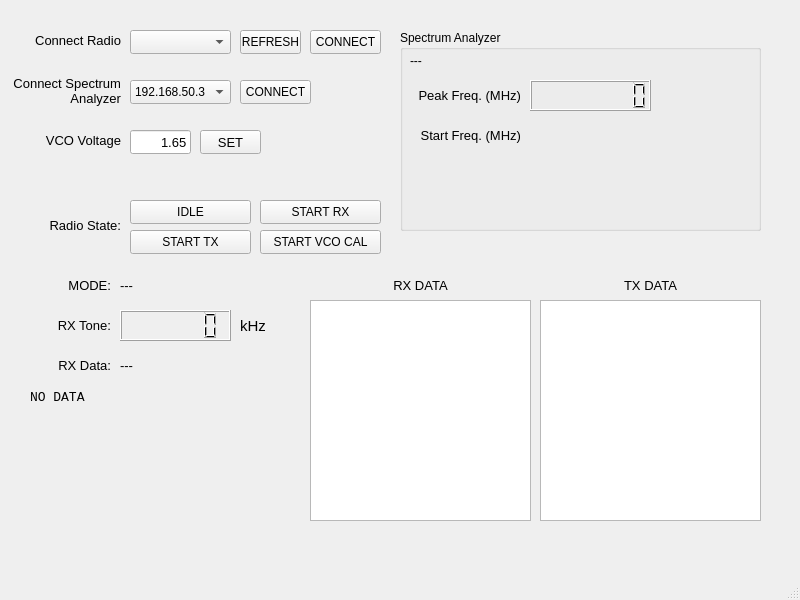
<?xml version="1.0" encoding="UTF-8"?>
<ui version="4.0">
 <class>MainWindow</class>
 <widget class="QMainWindow" name="MainWindow">
  <property name="geometry">
   <rect>
    <x>0</x>
    <y>0</y>
    <width>800</width>
    <height>600</height>
   </rect>
  </property>
  <property name="windowTitle">
   <string>MainWindow</string>
  </property>
  <widget class="QWidget" name="centralwidget">
   <widget class="QComboBox" name="comportComboBox">
    <property name="geometry">
     <rect>
      <x>130</x>
      <y>30</y>
      <width>101</width>
      <height>24</height>
     </rect>
    </property>
   </widget>
   <widget class="QPushButton" name="connectBtn">
    <property name="geometry">
     <rect>
      <x>310</x>
      <y>30</y>
      <width>71</width>
      <height>24</height>
     </rect>
    </property>
    <property name="text">
     <string>CONNECT</string>
    </property>
   </widget>
   <widget class="QLabel" name="connectRadioLabel">
    <property name="geometry">
     <rect>
      <x>30</x>
      <y>30</y>
      <width>91</width>
      <height>20</height>
     </rect>
    </property>
    <property name="font">
     <font>
      <pointsize>10</pointsize>
     </font>
    </property>
    <property name="text">
     <string>Connect Radio</string>
    </property>
    <property name="alignment">
     <set>Qt::AlignRight|Qt::AlignTrailing|Qt::AlignVCenter</set>
    </property>
   </widget>
   <widget class="QPushButton" name="refreshComportsBtn">
    <property name="geometry">
     <rect>
      <x>240</x>
      <y>30</y>
      <width>61</width>
      <height>24</height>
     </rect>
    </property>
    <property name="text">
     <string>REFRESH</string>
    </property>
   </widget>
   <widget class="QLCDNumber" name="rxToneLcdNum">
    <property name="geometry">
     <rect>
      <x>120</x>
      <y>310</y>
      <width>111</width>
      <height>31</height>
     </rect>
    </property>
    <property name="digitCount">
     <number>6</number>
    </property>
   </widget>
   <widget class="QLabel" name="rxToneLabel">
    <property name="geometry">
     <rect>
      <x>40</x>
      <y>310</y>
      <width>71</width>
      <height>31</height>
     </rect>
    </property>
    <property name="font">
     <font>
      <pointsize>10</pointsize>
     </font>
    </property>
    <property name="text">
     <string>RX Tone:</string>
    </property>
    <property name="alignment">
     <set>Qt::AlignRight|Qt::AlignTrailing|Qt::AlignVCenter</set>
    </property>
   </widget>
   <widget class="QLabel" name="rxKHzLabel">
    <property name="geometry">
     <rect>
      <x>240</x>
      <y>310</y>
      <width>71</width>
      <height>31</height>
     </rect>
    </property>
    <property name="font">
     <font>
      <pointsize>11</pointsize>
     </font>
    </property>
    <property name="text">
     <string>kHz</string>
    </property>
   </widget>
   <widget class="QPushButton" name="startRxBtn">
    <property name="geometry">
     <rect>
      <x>260</x>
      <y>200</y>
      <width>121</width>
      <height>24</height>
     </rect>
    </property>
    <property name="text">
     <string>START RX</string>
    </property>
   </widget>
   <widget class="QPushButton" name="startTxBtn">
    <property name="geometry">
     <rect>
      <x>130</x>
      <y>230</y>
      <width>121</width>
      <height>24</height>
     </rect>
    </property>
    <property name="text">
     <string>START TX</string>
    </property>
   </widget>
   <widget class="QPushButton" name="startIdleBtn">
    <property name="geometry">
     <rect>
      <x>130</x>
      <y>200</y>
      <width>121</width>
      <height>24</height>
     </rect>
    </property>
    <property name="text">
     <string>IDLE</string>
    </property>
   </widget>
   <widget class="QPushButton" name="startVcoCalBtn">
    <property name="geometry">
     <rect>
      <x>260</x>
      <y>230</y>
      <width>121</width>
      <height>24</height>
     </rect>
    </property>
    <property name="text">
     <string>START VCO CAL</string>
    </property>
   </widget>
   <widget class="QLabel" name="modeLabel">
    <property name="geometry">
     <rect>
      <x>40</x>
      <y>270</y>
      <width>71</width>
      <height>31</height>
     </rect>
    </property>
    <property name="font">
     <font>
      <pointsize>10</pointsize>
     </font>
    </property>
    <property name="layoutDirection">
     <enum>Qt::LeftToRight</enum>
    </property>
    <property name="text">
     <string>MODE:</string>
    </property>
    <property name="alignment">
     <set>Qt::AlignRight|Qt::AlignTrailing|Qt::AlignVCenter</set>
    </property>
   </widget>
   <widget class="QLabel" name="currentModeLabel">
    <property name="geometry">
     <rect>
      <x>120</x>
      <y>270</y>
      <width>101</width>
      <height>31</height>
     </rect>
    </property>
    <property name="font">
     <font>
      <pointsize>10</pointsize>
     </font>
    </property>
    <property name="text">
     <string>---</string>
    </property>
   </widget>
   <widget class="QLabel" name="rxDataLabel">
    <property name="geometry">
     <rect>
      <x>40</x>
      <y>350</y>
      <width>71</width>
      <height>31</height>
     </rect>
    </property>
    <property name="font">
     <font>
      <pointsize>10</pointsize>
     </font>
    </property>
    <property name="text">
     <string>RX Data:</string>
    </property>
    <property name="alignment">
     <set>Qt::AlignRight|Qt::AlignTrailing|Qt::AlignVCenter</set>
    </property>
   </widget>
   <widget class="QLabel" name="rxDataHexLabel">
    <property name="geometry">
     <rect>
      <x>120</x>
      <y>350</y>
      <width>71</width>
      <height>31</height>
     </rect>
    </property>
    <property name="font">
     <font>
      <pointsize>10</pointsize>
     </font>
    </property>
    <property name="text">
     <string>---</string>
    </property>
   </widget>
   <widget class="QComboBox" name="specAnComboBox">
    <property name="geometry">
     <rect>
      <x>130</x>
      <y>80</y>
      <width>101</width>
      <height>24</height>
     </rect>
    </property>
    <item>
     <property name="text">
      <string>192.168.50.3</string>
     </property>
    </item>
   </widget>
   <widget class="QPushButton" name="connectSpecAnBtn">
    <property name="geometry">
     <rect>
      <x>240</x>
      <y>80</y>
      <width>71</width>
      <height>24</height>
     </rect>
    </property>
    <property name="text">
     <string>CONNECT</string>
    </property>
   </widget>
   <widget class="QLabel" name="connectRadioLabel_2">
    <property name="geometry">
     <rect>
      <x>10</x>
      <y>70</y>
      <width>111</width>
      <height>41</height>
     </rect>
    </property>
    <property name="font">
     <font>
      <pointsize>10</pointsize>
     </font>
    </property>
    <property name="text">
     <string>Connect Spectrum Analyzer</string>
    </property>
    <property name="alignment">
     <set>Qt::AlignRight|Qt::AlignTrailing|Qt::AlignVCenter</set>
    </property>
    <property name="wordWrap">
     <bool>true</bool>
    </property>
   </widget>
   <widget class="QGroupBox" name="specAnGroupBox">
    <property name="geometry">
     <rect>
      <x>400</x>
      <y>30</y>
      <width>361</width>
      <height>201</height>
     </rect>
    </property>
    <property name="title">
     <string>Spectrum Analyzer</string>
    </property>
    <widget class="QLabel" name="specAnIdnLabel">
     <property name="geometry">
      <rect>
       <x>10</x>
       <y>20</y>
       <width>341</width>
       <height>21</height>
      </rect>
     </property>
     <property name="text">
      <string>---</string>
     </property>
    </widget>
    <widget class="QLabel" name="specAnPeakFreqLabel">
     <property name="geometry">
      <rect>
       <x>10</x>
       <y>50</y>
       <width>111</width>
       <height>31</height>
      </rect>
     </property>
     <property name="font">
      <font>
       <pointsize>10</pointsize>
      </font>
     </property>
     <property name="text">
      <string>Peak Freq. (MHz)</string>
     </property>
     <property name="alignment">
      <set>Qt::AlignRight|Qt::AlignTrailing|Qt::AlignVCenter</set>
     </property>
    </widget>
    <widget class="QLCDNumber" name="specAnPeakFreqLCDNum">
     <property name="geometry">
      <rect>
       <x>130</x>
       <y>50</y>
       <width>121</width>
       <height>31</height>
      </rect>
     </property>
     <property name="digitCount">
      <number>8</number>
     </property>
    </widget>
    <widget class="QLabel" name="specAnStartFreqLabel">
     <property name="geometry">
      <rect>
       <x>10</x>
       <y>90</y>
       <width>111</width>
       <height>31</height>
      </rect>
     </property>
     <property name="font">
      <font>
       <pointsize>10</pointsize>
      </font>
     </property>
     <property name="text">
      <string>Start Freq. (MHz)</string>
     </property>
     <property name="alignment">
      <set>Qt::AlignRight|Qt::AlignTrailing|Qt::AlignVCenter</set>
     </property>
    </widget>
   </widget>
   <widget class="QPushButton" name="setVcoVoltageBtn">
    <property name="geometry">
     <rect>
      <x>200</x>
      <y>130</y>
      <width>61</width>
      <height>24</height>
     </rect>
    </property>
    <property name="font">
     <font>
      <pointsize>10</pointsize>
     </font>
    </property>
    <property name="text">
     <string>SET</string>
    </property>
   </widget>
   <widget class="QLineEdit" name="vcoVoltageLineEdit">
    <property name="geometry">
     <rect>
      <x>130</x>
      <y>130</y>
      <width>61</width>
      <height>24</height>
     </rect>
    </property>
    <property name="font">
     <font>
      <pointsize>10</pointsize>
     </font>
    </property>
    <property name="text">
     <string>1.65</string>
    </property>
    <property name="alignment">
     <set>Qt::AlignRight|Qt::AlignTrailing|Qt::AlignVCenter</set>
    </property>
   </widget>
   <widget class="QLabel" name="vcoVoltageLabel">
    <property name="geometry">
     <rect>
      <x>30</x>
      <y>130</y>
      <width>91</width>
      <height>21</height>
     </rect>
    </property>
    <property name="font">
     <font>
      <pointsize>10</pointsize>
     </font>
    </property>
    <property name="layoutDirection">
     <enum>Qt::LeftToRight</enum>
    </property>
    <property name="text">
     <string>VCO Voltage</string>
    </property>
    <property name="alignment">
     <set>Qt::AlignRight|Qt::AlignTrailing|Qt::AlignVCenter</set>
    </property>
   </widget>
   <widget class="QLabel" name="radioStateLabel">
    <property name="geometry">
     <rect>
      <x>20</x>
      <y>210</y>
      <width>101</width>
      <height>31</height>
     </rect>
    </property>
    <property name="font">
     <font>
      <pointsize>10</pointsize>
     </font>
    </property>
    <property name="layoutDirection">
     <enum>Qt::LeftToRight</enum>
    </property>
    <property name="text">
     <string>Radio State:</string>
    </property>
    <property name="alignment">
     <set>Qt::AlignRight|Qt::AlignTrailing|Qt::AlignVCenter</set>
    </property>
   </widget>
   <widget class="QPlainTextEdit" name="rxDataPlainTextEdit">
    <property name="geometry">
     <rect>
      <x>310</x>
      <y>300</y>
      <width>221</width>
      <height>221</height>
     </rect>
    </property>
   </widget>
   <widget class="QPlainTextEdit" name="txDataPlainTextEdit">
    <property name="geometry">
     <rect>
      <x>540</x>
      <y>300</y>
      <width>221</width>
      <height>221</height>
     </rect>
    </property>
   </widget>
   <widget class="QLabel" name="rxTextAreaLabel">
    <property name="geometry">
     <rect>
      <x>310</x>
      <y>270</y>
      <width>221</width>
      <height>31</height>
     </rect>
    </property>
    <property name="font">
     <font>
      <pointsize>10</pointsize>
     </font>
    </property>
    <property name="layoutDirection">
     <enum>Qt::LeftToRight</enum>
    </property>
    <property name="text">
     <string>RX DATA</string>
    </property>
    <property name="alignment">
     <set>Qt::AlignCenter</set>
    </property>
   </widget>
   <widget class="QLabel" name="txTextAreaLabel">
    <property name="geometry">
     <rect>
      <x>540</x>
      <y>270</y>
      <width>221</width>
      <height>31</height>
     </rect>
    </property>
    <property name="font">
     <font>
      <pointsize>10</pointsize>
     </font>
    </property>
    <property name="layoutDirection">
     <enum>Qt::LeftToRight</enum>
    </property>
    <property name="text">
     <string>TX DATA</string>
    </property>
    <property name="alignment">
     <set>Qt::AlignCenter</set>
    </property>
   </widget>
   <widget class="QLabel" name="radioSummaryLabel">
    <property name="geometry">
     <rect>
      <x>30</x>
      <y>390</y>
      <width>261</width>
      <height>151</height>
     </rect>
    </property>
    <property name="font">
     <font>
      <family>Lucida Console</family>
      <pointsize>10</pointsize>
     </font>
    </property>
    <property name="text">
     <string>NO DATA</string>
    </property>
    <property name="alignment">
     <set>Qt::AlignLeading|Qt::AlignLeft|Qt::AlignTop</set>
    </property>
   </widget>
  </widget>
  <widget class="QMenuBar" name="menubar">
   <property name="geometry">
    <rect>
     <x>0</x>
     <y>0</y>
     <width>800</width>
     <height>21</height>
    </rect>
   </property>
  </widget>
  <widget class="QStatusBar" name="statusbar"/>
 </widget>
 <resources/>
 <connections/>
</ui>
